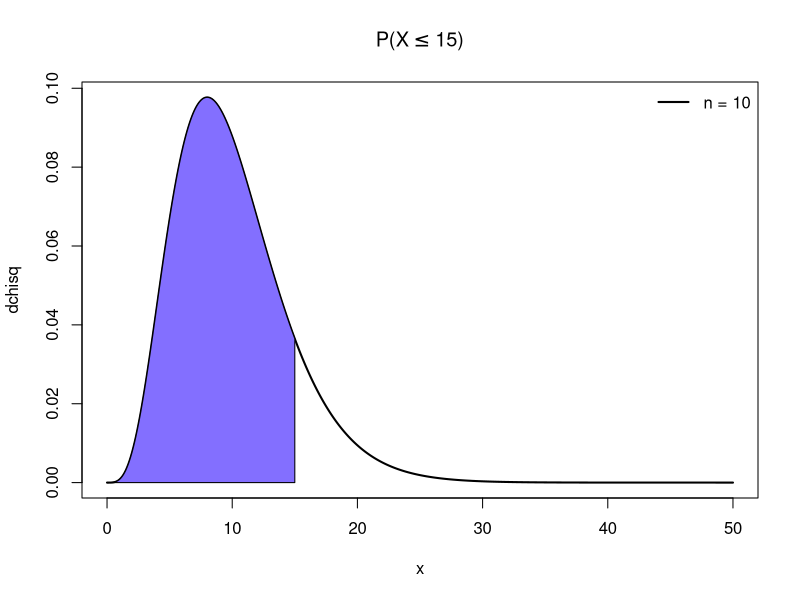
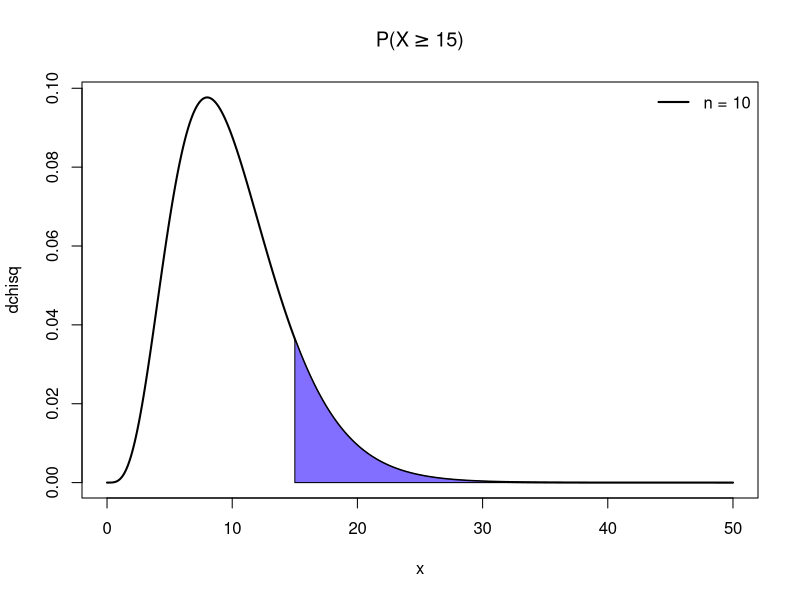
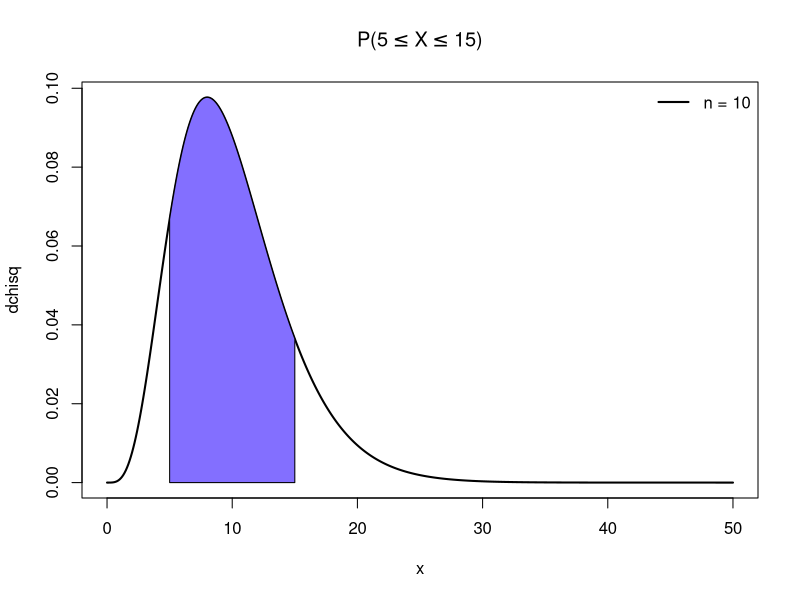
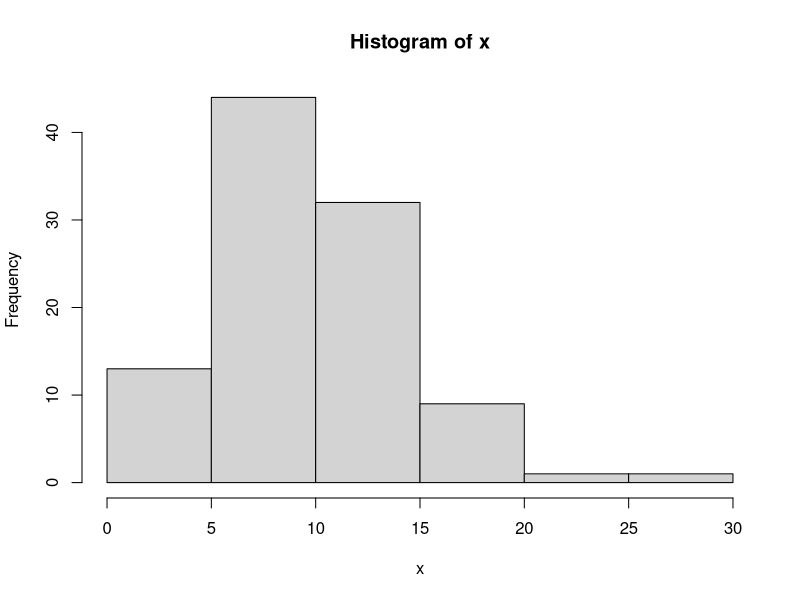
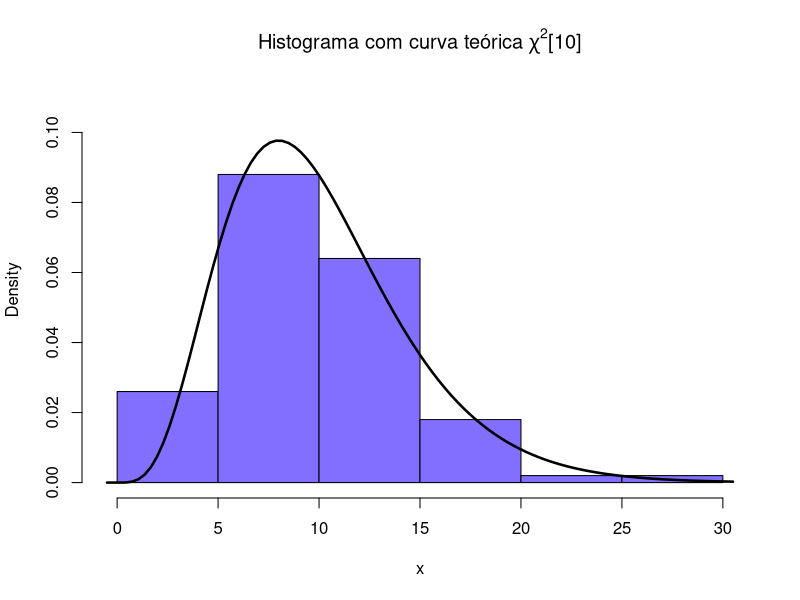
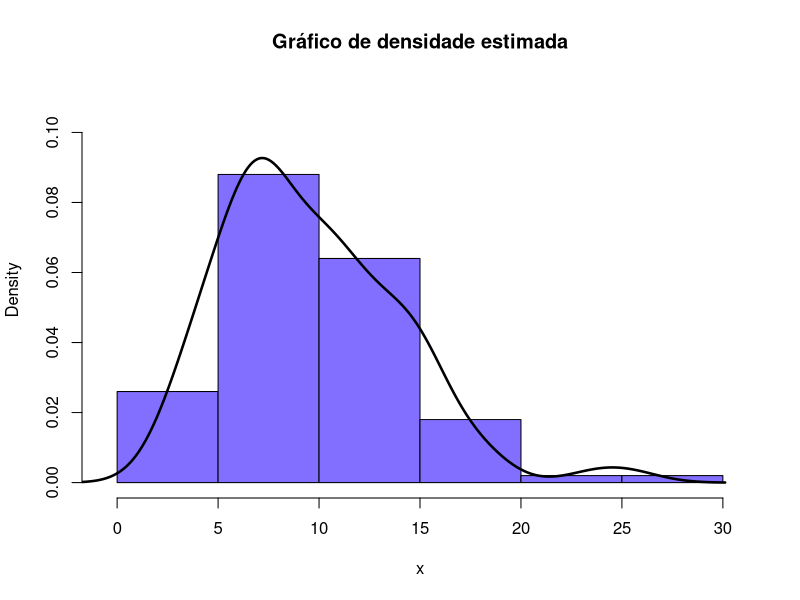

Recreate these plots in R, in order.
## ---- chunk 1
knitr::opts_chunk$set(echo = TRUE)
## ---- chunk 2
quantil = 15
n = 10
## ---- chunk 3
cat('f(15, 10) = ', dchisq(quantil, n))
## ---- chunk 4
x = seq(0, 50, by = 0.1)
plot(x, dchisq(x, n), type = 'l', ylab = 'dchisq', lwd = 2, main = expression(paste('P(X', phantom()<= 15, ')')))
polygon(x = c(0, seq(0, quantil, by = 0.05), quantil), y = c(0, dchisq(seq(0, quantil, by = 0.05), n), 0), col = 'SlateBlue1')
legend("topright", legend = c('n = 10'), 
       lty=1, col=c('black'), lwd=2, bty="n")
## ---- chunk 5
cat('P(X <= 15) = ', pchisq(quantil, n))
## ---- chunk 6
plot(x, dchisq(x, n), type = 'l', ylab = 'dchisq', lwd = 2, main = expression(paste('P(X', phantom()>= 15, ')')))
polygon(x = c(quantil, seq(quantil, 50, by = 0.05), 50), y = c(0, dchisq(seq(quantil, 50, by = 0.05), n), 0), col = 'SlateBlue1')
legend("topright", legend = c('n = 10'), 
       lty=1, col=c('black'), lwd=2, bty="n")
## ---- chunk 7
cat('P(X >= 15) = ', pchisq(quantil, n, lower.tail = FALSE))
## ---- chunk 8
plot(x, dchisq(x, n), type = 'l', ylab = 'dchisq', lwd = 2, main = expression(paste('P(', 5 <= X,
                       phantom()<= 15, ')')))
polygon(x = c(5, seq(5, 15, by = 0.05), 15), y = c(0, dchisq(seq(5, 15, by = 0.05), n), 0), col = 'SlateBlue1')
legend("topright", legend = c('n = 10'), 
       lty=1, col=c('black'), lwd=2, bty="n")
## ---- chunk 9
cat('P(5 <= X <= 15) = ', pchisq(15, n) - pchisq(5, n))
## ---- chunk 10
cat('P(X <= x) = 0.95\n', 'x = ', qchisq(0.95, n))
## ---- chunk 11
x = rchisq(100, n)
## ---- chunk 12
y = hist(x)
lim.y = c(0, max(y$density) + max(y$density)/4)
lim.x = c(min(y$breaks) - 0.5, max(y$breaks) + 0.5)
## ---- chunk 13
hist(x, probability = TRUE, main = expression(paste('Histograma com curva teórica ', chi^2, '[10]')),
     col = "SlateBlue1", xlim = lim.x, ylim = lim.y) 
curve(dchisq(x, n), add=T, lwd = 2.5)

hist(x, freq = F, main = "Gráfico de densidade estimada", col = "SlateBlue1", xlim = lim.x, ylim = lim.y)
lines(density(x), lwd = 2.5)
